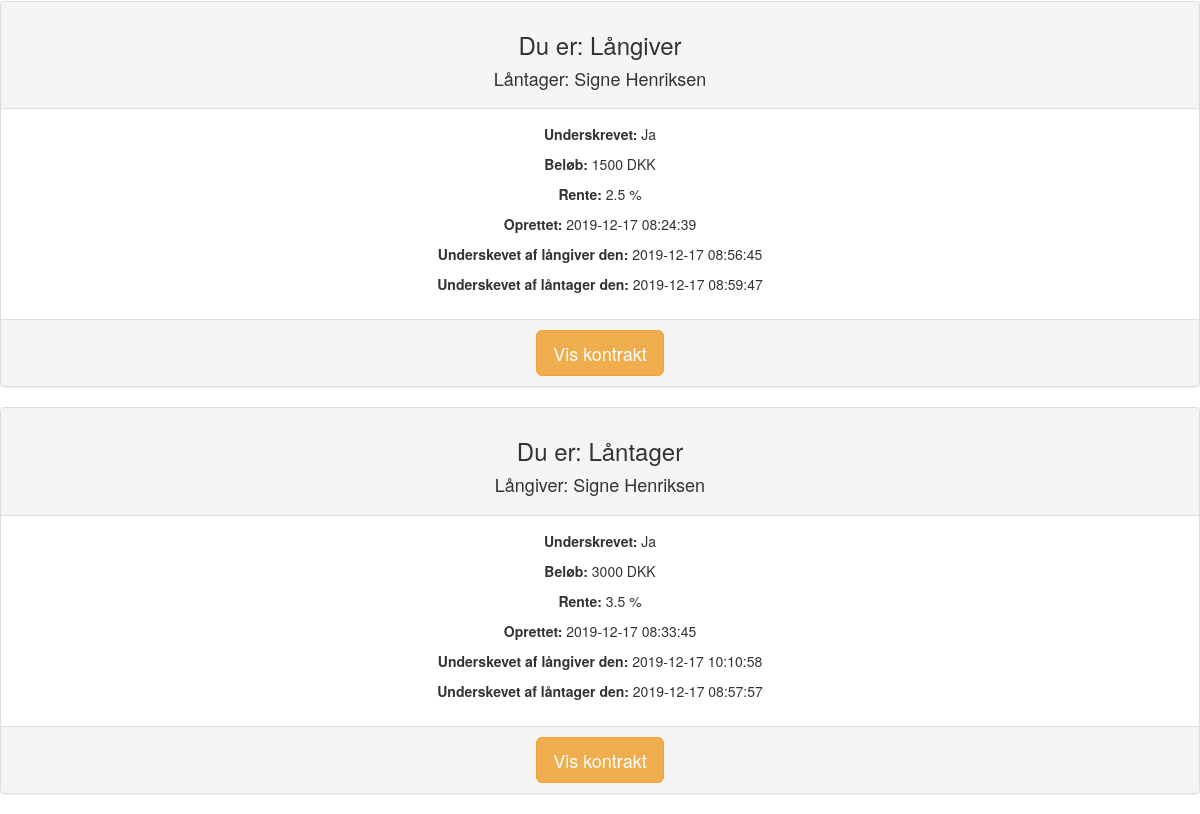
/arkivet.php (signed in, lower part), run on an earlier commit of the app's database.
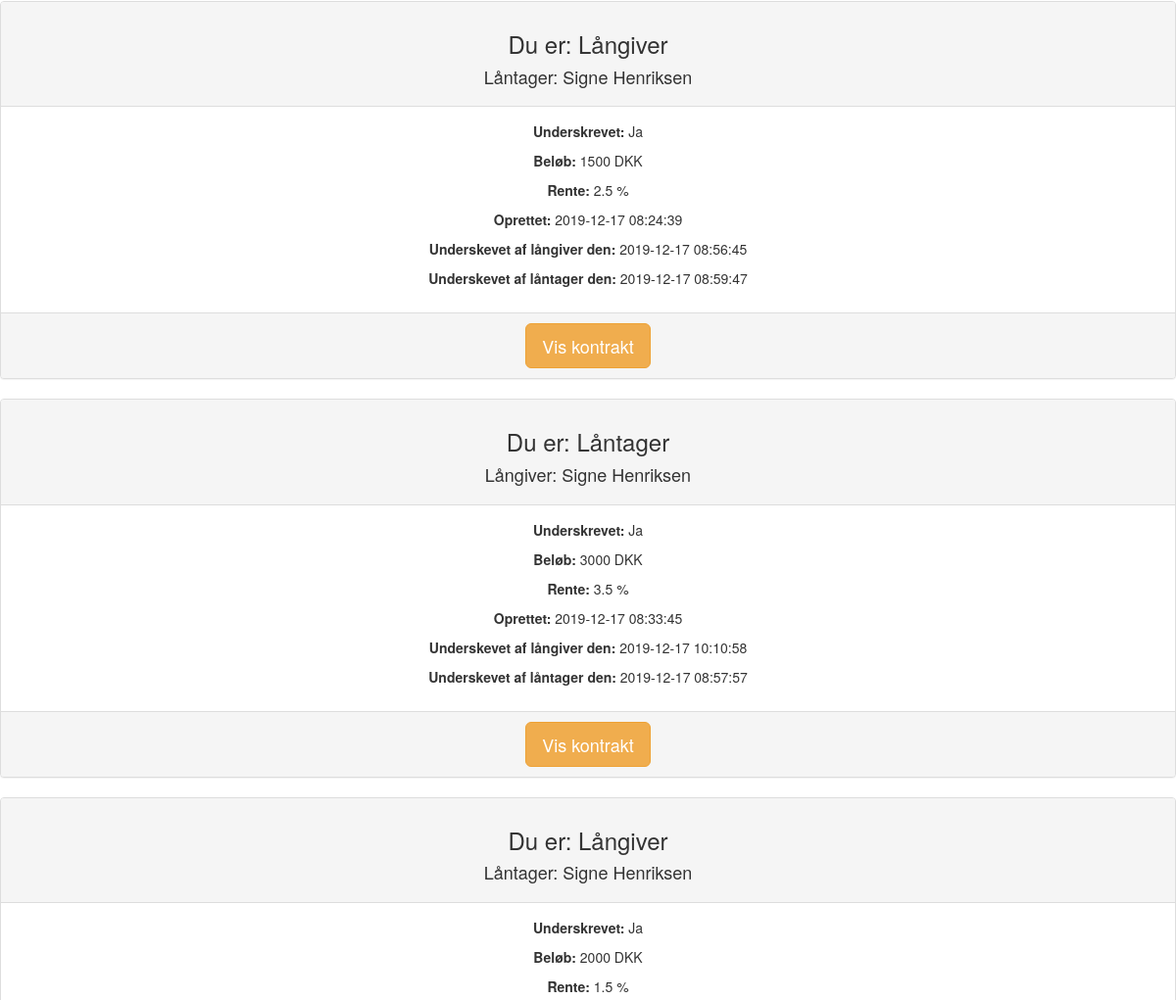
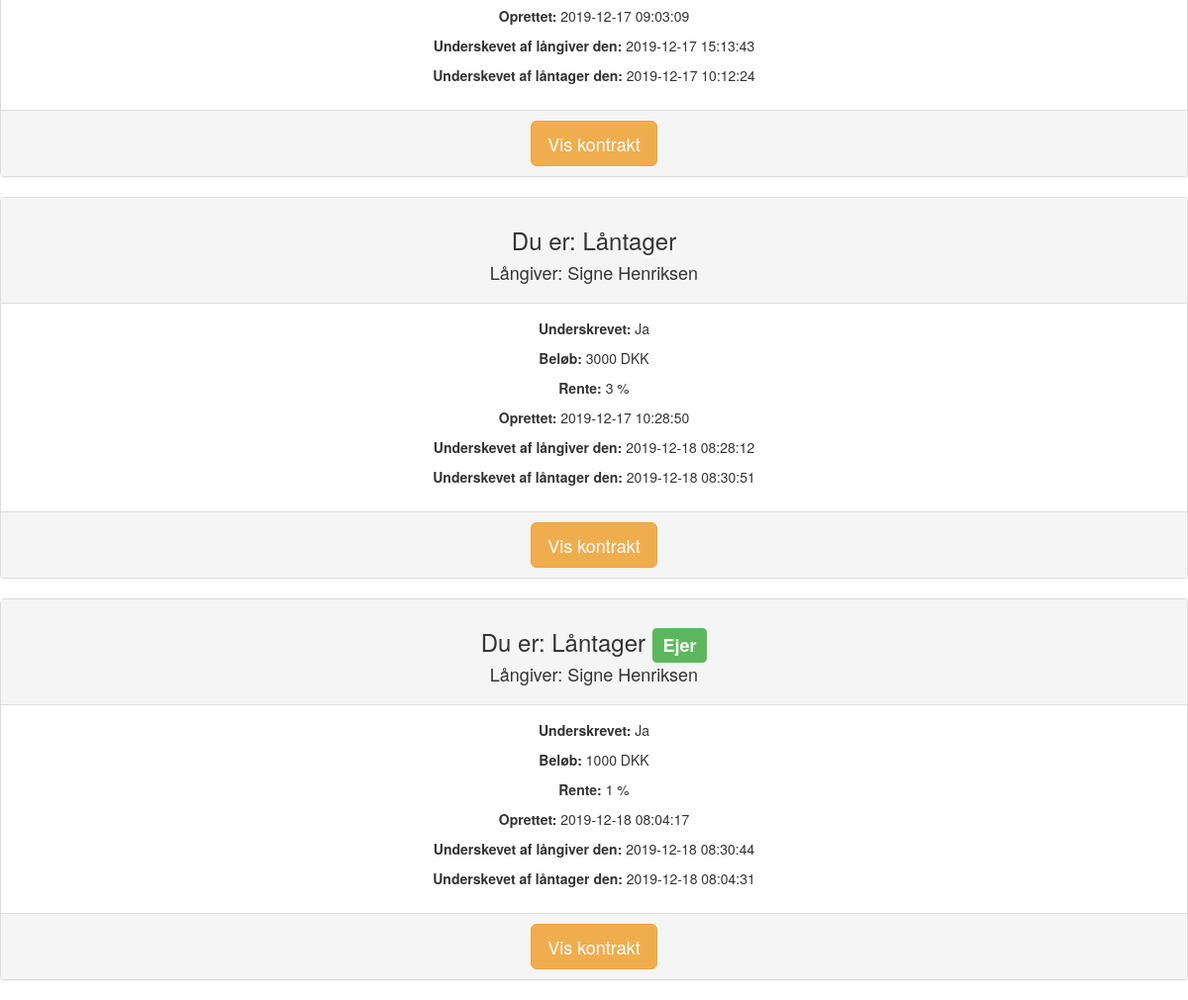
And on a later commit of the database (2 pictures, top to bottom).
### tables this page shows
CREATE TABLE `kontrakt` (
  `kontrakt_id` int(10) NOT NULL,
  `oprettetaf` int(10) NOT NULL,
  `laangiver_user_id` int(10) NOT NULL,
  `laantager_user_id` int(10) NOT NULL,
  `kontraktbrud_id` tinyint(4) NOT NULL,
  `rente_id` tinyint(4) NOT NULL,
  `beloeb_id` tinyint(4) NOT NULL,
  `bindingsperiode_id` tinyint(4) NOT NULL,
  `maanedlig_afdrag` float(15,10) NOT NULL,
  `laangiver_underskrift_id` varchar(40) DEFAULT NULL,
  `reg_underskrift_1` timestamp NULL DEFAULT NULL,
  `laantager_underskrift_id` varchar(40) DEFAULT NULL,
  `reg_underskrift_2` timestamp NULL DEFAULT NULL,
  `gebyr_id` tinyint(4) NOT NULL,
  `reg` datetime NOT NULL DEFAULT current_timestamp(),
  `value` int(11) DEFAULT 1
);

CREATE TABLE `users` (
  `user_id` int(10) NOT NULL,
  `fornavn` varchar(40) NOT NULL,
  `efternavn` varchar(40) NOT NULL,
  `mobil` int(12) NOT NULL,
  `mail` varchar(80) NOT NULL,
  `password` varchar(200) NOT NULL
);

CREATE TABLE `beloeb` (
  `beloeb_id` tinyint(4) NOT NULL,
  `beloeb` int(10) NOT NULL,
  `enhed_key` varchar(11) NOT NULL DEFAULT '1'
);

CREATE TABLE `rente` (
  `rente_id` tinyint(4) NOT NULL,
  `rente` float NOT NULL,
  `enhed_key` varchar(11) NOT NULL DEFAULT '2'
);

CREATE TABLE `enhedstabel` (
  `enhed_key` tinyint(4) NOT NULL,
  `enhed` varchar(11) NOT NULL
);

### arkivet.php (the view, shortened to what this page needs)
<?
require_once("includes/header.php");
$user_id = $_SESSION['user_id'];
$query = "SELECT * FROM kontrakt , users WHERE (laangiver_user_id = '$user_id' OR laantager_user_id = '$user_id') AND value = '3' GROUP BY kontrakt_id";
$result = mysqli_query($con, $query);
if (!$result) die(mysqli_error($con));
else {
	$rows =mysqli_num_rows($result);
	if ($rows > 0) {
		while($row = mysqli_fetch_assoc($result)) {
			$kontrakt_id = $row['kontrakt_id'];
			$oprettetaf = $row['oprettetaf'];
			$laangiver_user_id = $row['laangiver_user_id'];
			$laantager_user_id = $row['laantager_user_id'];
			$laangiver_underskrift_id = $row['laangiver_underskrift_id'];
			$laantager_underskrift_id = $row['laantager_underskrift_id'];
			$kontraktbrud_id = $row['kontraktbrud_id'];
			$rente_id = $row['rente_id'];
			$beloeb_id = $row['beloeb_id'];
			$reg_underskrift_1 = $row['reg_underskrift_1'];
			$reg_underskrift_2 = $row['reg_underskrift_2'];
			$reg = $row['reg'];
			$querylog = "SELECT user_id, mail, fornavn, efternavn, mobil FROM users WHERE user_id = '$user_id'";
			$resultlog = mysqli_query($con, $querylog);
			$rowslog = mysqli_num_rows($resultlog);
			if($rowslog > 0) {
				while($rowlog = mysqli_fetch_assoc($resultlog)) {
					$user_idlog = $rowlog['user_id'];
								}
							}
					if ($user_idlog == $oprettetaf) {
						$owner = 'Yes';
					}
					else if($user_idlog != $oprettetaf) {
						$owner = 'No';
					}
					if ($user_idlog == $laangiver_user_id) {
						$role = 'giver';
						$counterpart = $laantager_user_id;
					}
					else {
						$role = 'receiver';
						$counterpart = $laangiver_user_id;
					}
				$queryc = "SELECT * FROM users WHERE user_id = '$counterpart'";
				$resultc = mysqli_query($con, $queryc);
				$rowsc = mysqli_num_rows($resultc);
				if($rowsc > 0) {
					while($rowc = mysqli_fetch_assoc($resultc)) {
						$fornavnc = $rowc['fornavn'];
						$efternavnc = $rowc['efternavn'];
					}
					}
			$querybeloeb = "SELECT * FROM beloeb WHERE beloeb_id = '$beloeb_id'";
            $resultb = mysqli_query($con, $querybeloeb);
			if (!$resultb) die(mysqli_error($con));
			else {
				$rowsb = mysqli_num_rows($resultb);
				if ($rowsb > 0) {
					while($rowb = mysqli_fetch_assoc($resultb)) {
						$beloebValue = $rowb['beloeb'];
					}
				}
				$queryk = "SELECT * FROM kontraktbrud WHERE kontraktbrud_id = '$kontraktbrud_id'";
				$resultk = mysqli_query($con, $queryk);
				if (!$resultk) die(mysqli_error($con));
				else {
					$queryr = "SELECT * FROM rente WHERE rente_id = '$rente_id'";
					$resultr = mysqli_query($con, $queryr);
					if (!$resultr) die(mysqli_query($con, $queryr));
					else {
						$rows = mysqli_num_rows($resultr);
						if ($rows > 0) {
							while($rowr = mysqli_fetch_assoc($resultr)) {
								$rente = $rowr['rente'];
								$enhed_key = $rowr['enhed_key'];
								$unitr = "SELECT * FROM enhedstabel WHERE enhed_key = '$enhed_key'";
								$resun = mysqli_query($con, $unitr);
								if (!$resun) die(mysqli_error($con, $unitr));
								else {
									$key = mysqli_fetch_assoc($resun);
									$enhedrente = $key['enhed'];
								}
							}
						}
					}
					if ($laangiver_underskrift_id == '2' && $laantager_underskrift_id == '2') {
						$sign = 'Ja';
					}
					if ($role == 'giver') {
						$panelhead = 'Långiver';
					}
					else {
						$panelhead = "Låntager";
					}
					if ($owner == 'Yes') {
						$badge = "<span class='label label-success'>Ejer</span>";
					}
					else if ($owner == 'No') {
						$badge = "<span></span>";
					}
			echo '<div class="panel panel-default text-center">';
					echo '<div class="panel-heading">';
					echo "<h3>Du er: " . $panelhead . ' ' . $badge . "</h3>";
					if(($role == 'giver' && $owner == 'Yes') || ($role == 'giver' && $owner == 'No')) {
					echo '<h4>Låntager: ' . $fornavnc . ' ' .$efternavnc . "</h4>";
					}
					else if (($role == 'receiver' && $owner == 'Yes') || ($role == 'receiver' && $owner == 'No')) {
						echo "<h4>Långiver: " . $fornavnc . ' ' . $efternavnc . "</h4>";
					}
					echo '</div>';
                    echo '<div class="panel-body">';
                    echo '<p><strong>Underskrevet: </strong>' . $sign . '</p>';
                    echo '<p><strong>Beløb: </strong>' . $beloebValue . ' DKK</p>';
                    echo '<p><strong>Rente: </strong>' . $rente . ' ' . $enhedrente . '</p>';
                    echo '<p><strong>Oprettet: </strong>' . $reg . '</p>';
					echo '<p><strong>Underskevet af långiver den: </strong>' . $reg_underskrift_1 . '</p>';
					echo '<p><strong>Underskevet af låntager den: </strong>' . $reg_underskrift_2 . '</p>';
                    echo '</div>';
                    echo '<div class="panel-footer">';
					echo '<a href="viskontrakt.php?kontrakt_id2=' . $kontrakt_id . '"><button class="btn btn-warning btn-lg">Vis kontrakt</button></a>';
                    echo '</div>';
					echo '</div>';
			}
				}
			}
	}
}
?>

What changed in the data, as far as the page shows it:
now on this page (row edited): kontrakt: laangiver_user.user_id "Långiver", users.fornavn "Signe", users.efternavn "Henriksen", sign "Ja", beloeb.beloeb "2000", rente.rente "1.5", enhedstabel.enhed "%", reg "2019-12-17 09:03:09", reg_underskrift_1 "2019-12-17 15:13:43", reg_underskrift_2 "2019-12-17 10:12:24"
now on this page (row edited): kontrakt: laangiver_user.user_id "Låntager", users.fornavn "Signe", users.efternavn "Henriksen", sign "Ja", beloeb.beloeb "3000", rente.rente "3", enhedstabel.enhed "%", reg "2019-12-17 10:28:50", reg_underskrift_1 "2019-12-18 08:28:12", reg_underskrift_2 "2019-12-18 08:30:51"
added kontrakt: laangiver_user.user_id "Låntager", oprettetaf "Ejer", users.fornavn "Signe", users.efternavn "Henriksen", sign "Ja", beloeb.beloeb "1000", rente.rente "1", enhedstabel.enhed "%", reg "2019-12-18 08:04:17", reg_underskrift_1 "2019-12-18 08:30:44", reg_underskrift_2 "2019-12-18 08:04:31"
